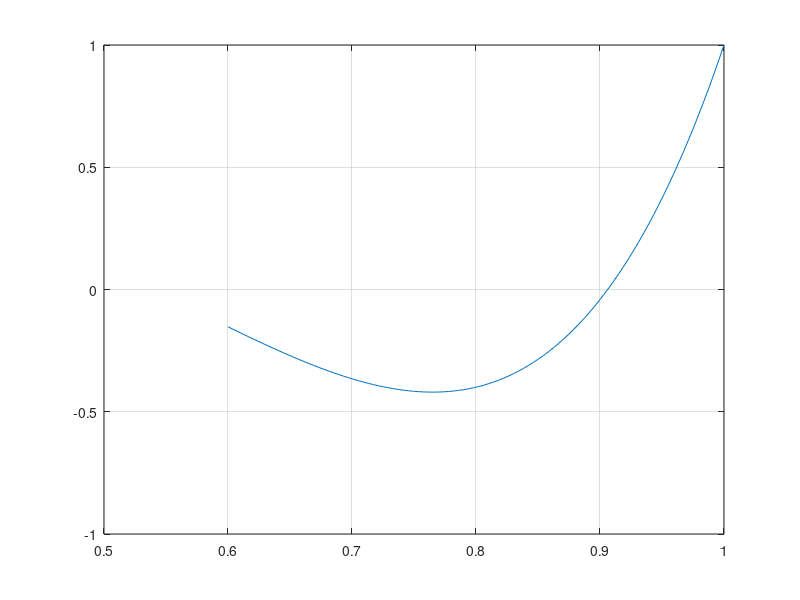

The MATLAB script that drew this image:
% Esercizio 3 26/03/26
clear
clc
close all

format long
interval = [0.6:1];
max_iter = 100;

function [s, c] = bisezione(f, a, b, count)
    tollerance = 1e-15;
    count = count + 1;

    if f(0.6) * f(1) > 0
        error("La funzione cambia di segno");
        % s = -1;
        % return
    end

    medio = (a + b)./2;

    % disp(f(medio))
    
    if f(medio) == 0 || abs(f(medio)) < tollerance
        s = medio;
        c = count;
        return
    else
        if f(a) * f(medio) < 0
            [s, c] = bisezione(f, a, medio, count);
        else
            [s, c] = bisezione(f, medio, b, count);
        end
    end
end

x = linspace(0.6, 1);
f = @(x) (x./8).*(63*x.^4 - 70*x.^2 + 15);
f_polyval = @(x) polyval([63/8, 0, -70/8, 0, 15/8, 0], x);

plot(x, f(x))
grid on;

[prova1, c1] = bisezione(f, 0.6, 1, 0)

[prova2, c2] = bisezione(f_polyval, 0.6, 1, 0)

fzero_f = fzero(f, 1)
